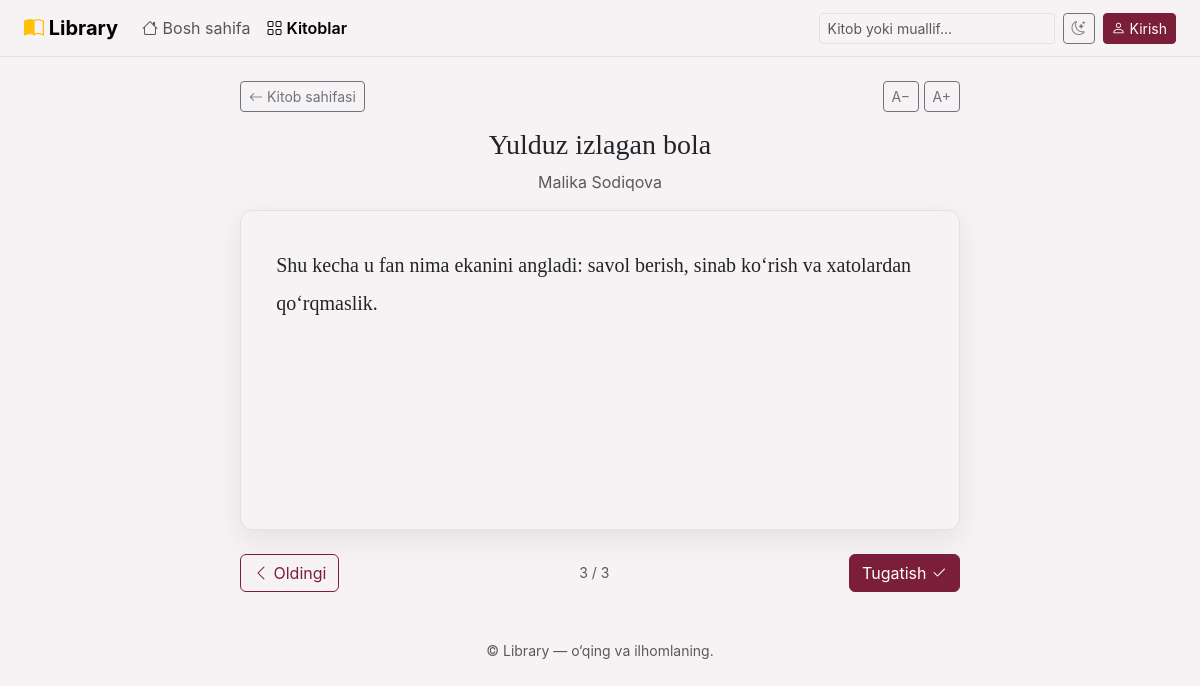
The page /books/2/read/?page=3 on the database its author committed.
### main/models.py (models this page shows, shortened)
class Book(models.Model):
    title = models.CharField(max_length=200)
    author = models.CharField(max_length=150)
    genre = models.ForeignKey(Genre, on_delete=models.CASCADE, related_name='books')
    year = models.IntegerField(null=True, blank=True)
    pages = models.IntegerField(null=True, blank=True)
    rating = models.DecimalField(max_digits=2, decimal_places=1, default=0)
    description = models.TextField(blank=True)
    cover_color = models.SmallIntegerField(default=1)
    cover_url = models.URLField(max_length=500, blank=True)
    created_by = models.ForeignKey(User, on_delete=models.SET_NULL, null=True, blank=True)
    created_at = models.DateTimeField(auto_now_add=True)
    updated_at = models.DateTimeField(auto_now=True)
    cover_url = models.ImageField(upload_to='images/', blank=True)
    class Meta:
        ordering = ['-created_at']

class BookPage(models.Model):
    book = models.ForeignKey(Book, on_delete=models.CASCADE, related_name='book_pages')
    page_number = models.IntegerField()
    text = models.TextField()
    class Meta:
        unique_together = ('book', 'page_number')
        ordering = ['page_number']

### main/views.py (the view)
# urls.py: path('books/<int:pk>/read/', views.read, name='read'),
def read(request, pk):
    book = get_object_or_404(Book, pk=pk)
    pages = list(book.book_pages.all())
    total = len(pages)
    saved = ReadingProgress.objects.filter(user=request.user, book=book).first() if request.user.is_authenticated else None
    try:
        n = int(request.GET.get('page') or (saved.current_page if saved else 1))
    except ValueError:
        n = 1
    n = min(max(n, 1), max(total, 1))
    page = pages[n - 1] if pages else None
    if page and request.user.is_authenticated:
        ReadingProgress.objects.update_or_create(
            user=request.user, book=book,
            defaults={'current_page': n, 'total_pages': total, 'finished_at': timezone.now() if n == total else None})
    paragraphs = [p.strip() for p in page.text.split('\n\n') if p.strip()] if page else []
    return render(request, 'read.html', {
        'book': book, 'n': n, 'total': total, 'paragraphs': paragraphs,
        'prev': n - 1 if n > 1 else None, 'next': n + 1 if n < total else None})

### templates/read.html (shortened to what this page needs)
{% extends "base.html" %}
{% block content %}
  <section class="reader mx-auto">
    <div class="d-flex justify-content-between align-items-center mb-3">
      <a class="btn btn-sm btn-outline-secondary" href="{% url 'book' book.pk %}"><i class="bi bi-arrow-left"></i> Kitob sahifasi</a>
      <div><button class="btn btn-sm btn-outline-secondary" id="smaller">A−</button> <button class="btn btn-sm btn-outline-secondary" id="bigger">A+</button></div>
    </div>
    <h1 class="h3 text-center">{{ book.title }}</h1>
    <p class="text-center text-body-secondary">{{ book.author }}</p>
    <article class="paper flip" id="text">
      {% for p in paragraphs %}<p>{{ p }}</p>{% empty %}<p>Bu kitobning matni hali kiritilmagan. Admin panelda sahifa qo‘shing.</p>{% endfor %}
    </article>
    <div class="d-flex align-items-center justify-content-between mt-4">
      {% if prev %}<a class="btn btn-outline-primary" href="?page={{ prev }}"><i class="bi bi-chevron-left"></i> Oldingi</a>{% else %}<span></span>{% endif %}
      <span class="text-body-secondary small">{{ n }} / {{ total }}</span>
      {% if next %}<a class="btn btn-primary" href="?page={{ next }}">Keyingi <i class="bi bi-chevron-right"></i></a>
      {% else %}<a class="btn btn-primary" href="{% url 'book' book.pk %}">Tugatish <i class="bi bi-check2"></i></a>{% endif %}
    </div>
  </section>
{% endblock %}

### static/css/style.css (style rules this page uses)
:root { --lib-accent: #7b1e3a; --lib-accent-dark: #5e162c; --lib-gold: #d4a73c; --bs-body-bg: #f7f3f5; --bs-link-color: var(--lib-accent); --bs-link-hover-color: var(--lib-accent-dark); }
body { font-family: Inter, system-ui, -apple-system, "Segoe UI", sans-serif; }
h1, h2, h3, h4, .paper { font-family: Georgia, serif; }
.btn-primary { --bs-btn-bg: var(--lib-accent); --bs-btn-border-color: var(--lib-accent); --bs-btn-hover-bg: var(--lib-accent-dark); --bs-btn-hover-border-color: var(--lib-accent-dark); --bs-btn-active-bg: var(--lib-accent-dark); --bs-btn-active-border-color: var(--lib-accent-dark); --bs-btn-disabled-bg: var(--lib-accent); --bs-btn-disabled-border-color: var(--lib-accent); }
.btn-outline-primary { --bs-btn-color: var(--lib-accent); --bs-btn-border-color: var(--lib-accent); --bs-btn-hover-bg: var(--lib-accent); --bs-btn-hover-border-color: var(--lib-accent); --bs-btn-active-bg: var(--lib-accent); --bs-btn-active-border-color: var(--lib-accent); }
.reader { max-width: 720px; }
.paper { background: var(--bs-body-bg); border: 1px solid var(--bs-border-color); border-radius: .75rem; padding: 2.2rem; min-height: 320px; line-height: 1.9; box-shadow: 0 10px 30px rgba(0, 0, 0, .08); }
.paper p { margin-bottom: 1.1em; }
.paper.flip { animation: flip .45s ease; }

### rows shown on the page
Book: title "Yulduz izlagan bola", author "Malika Sodiqova"
BookPage: paragraphs "Shu kecha u fan nima ekanini angladi: savol berish, sinab ko‘rish va xatolardan qo‘rqmaslik."

### other values the page prints
{{ n }} "3"
{{ total }} "3"
